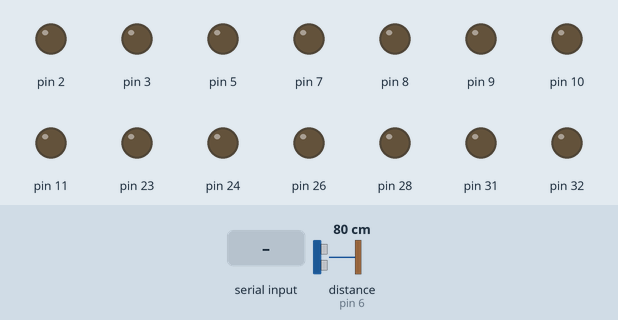
This sketch was run on a simulated Arduino Mega 2560, built with avr-gcc and run on an emulated ATmega2560. Parts: output pins drawn as LEDs (lit = HIGH). Wiring (inferred from the names in the program): ultrasonic range finder: trigger pin 53; echo pin 6. Inputs (shaded band) come from the test bench; at power-on: distance to the obstacle (sensor on pin 6) 80 cm. The echo pulse lasts 58.3 µs per cm; pins used as bus, display or sensor lines are not drawn; what the sketch prints to the serial monitor is not drawn.

Above: at 1.2 s.
1.3 s: "1" received over Serial
At 2.2 s:
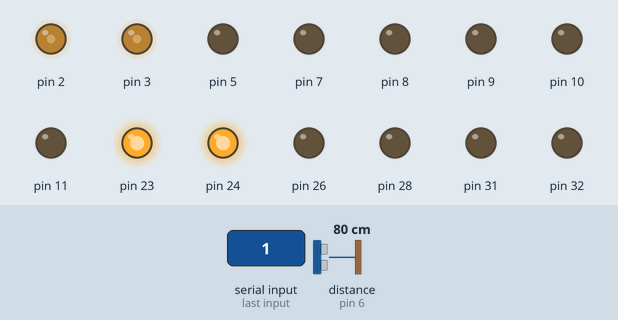
2.8 s: "2" received over Serial
At 3.4 s:
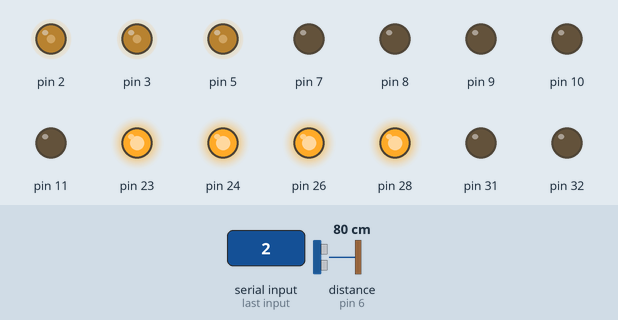
4.3 s: byte 0 (0) received over Serial
At 5.4 s:
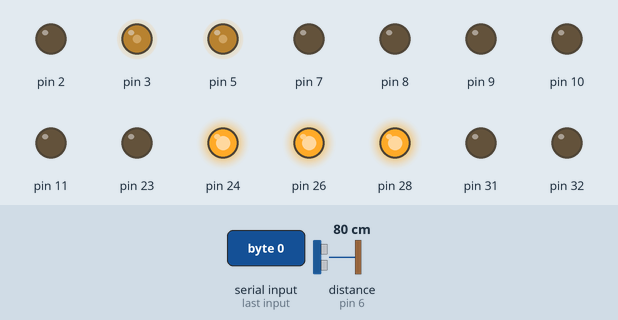
5.8 s: byte 1 (1) received over Serial
At 6.6 s:
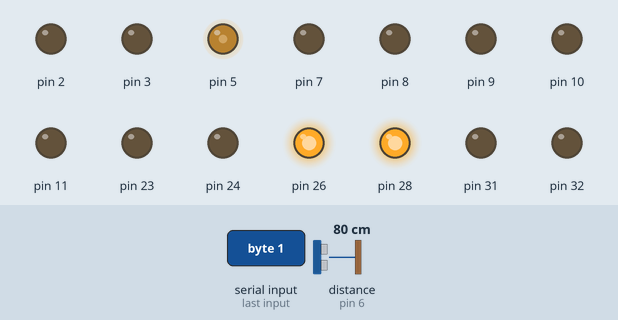
7.3 s: byte 3 (3) received over Serial
At 7.8 s:
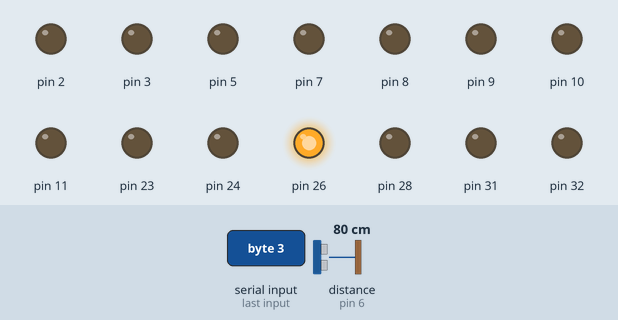
8.8 s: "3" received over Serial
At 10.6 s:
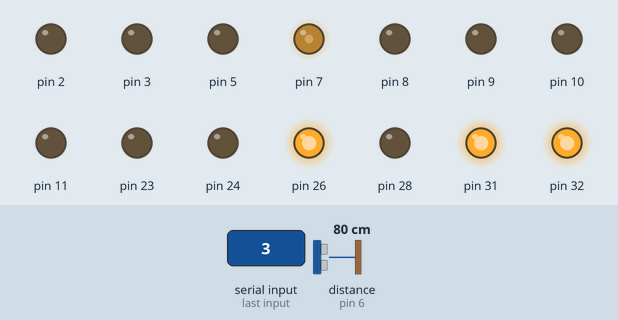
Timing chart, 0 to 11.6 s (numbered marks = the images above; inputs shaded):
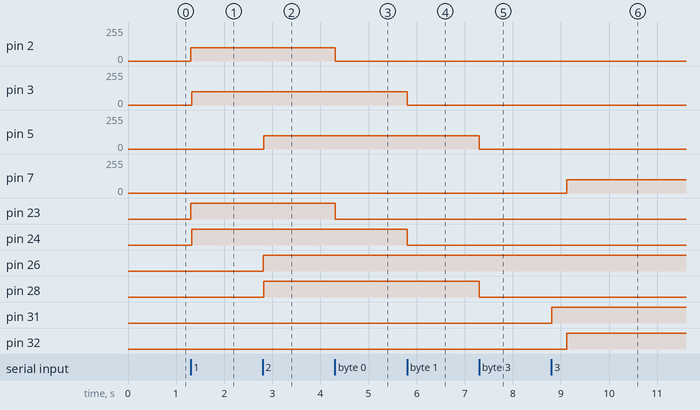

Measured:
- after the input at 1.3 s, pin 2, pin 3: 0/255 → 100/255 at once; pin 23, pin 24: LOW → HIGH at once
- after the input at 2.8 s, pin 5: 0/255 → 100/255 at once; pin 26, pin 28: LOW → HIGH at once
- after the input at 4.3 s, pin 2: 100/255 → 0/255 at once; pin 23: HIGH → LOW at once
- after the input at 5.8 s, pin 3: 100/255 → 0/255 at once; pin 24: HIGH → LOW at once
- after the input at 7.3 s, pin 5: 100/255 → 0/255 at once; pin 28: HIGH → LOW at once
- after the input at 8.8 s, pin 7: 0/255 → 100/255 after 0.33 s; pin 31: LOW → HIGH at once; pin 32: LOW → HIGH after 0.33 s

The sketch:

manual.ino
```cpp
#include <elapsedMillis.h>

#define ACTIME 100
#define ACTSPEED 100

struct motor
{
  int In1;
  int In2;
  int Ena;
};

float initial=0;

#define SPEED 75

struct motor M[6];


int cur_act[6] = {0,0,0,0,0,0};

float isObstacle;

struct actuator
{
  int In1;
  int In2;
  int Ena;
};

struct actuator A[6];


const int trigPin = 53;
const int echoPin = 6;

float trigger()
{
  float duration;
  pinMode(trigPin,OUTPUT);
  digitalWrite(trigPin,LOW);
  delayMicroseconds(2);
  digitalWrite(trigPin,HIGH);
  delayMicroseconds(10);
  digitalWrite(trigPin,LOW);
  pinMode(echoPin,INPUT);
  duration=pulseIn(echoPin,HIGH);
  Serial.println(duration/29/2);
  return (duration);
}

void stopit()
{
  /*digitalWrite(M[0].In1,LOW);
  digitalWrite(M[0].In2,LOW);
  analogWrite(M[0].Ena,0);

  digitalWrite(M[1].In1,LOW);
  digitalWrite(M[1].In2,LOW);
  analogWrite(M[1].Ena,0);

  digitalWrite(M[2].In1,LOW);
  digitalWrite(M[2].In2,LOW);
  analogWrite(M[2].Ena,0);

  digitalWrite(M[3].In1,LOW);
  digitalWrite(M[3].In2,LOW);
  analogWrite(M[3].Ena,0);

  digitalWrite(M[4].In1,LOW);
  digitalWrite(M[4].In2,LOW);
  analogWrite(M[4].Ena,0);

  digitalWrite(M[5].In1,LOW);
  digitalWrite(M[5].In2,LOW);
  analogWrite(M[5].Ena,0);*/

  digitalWrite(A[0].In1,LOW);
  digitalWrite(A[0].In2,LOW);
  analogWrite(A[0].Ena,0);

  digitalWrite(A[1].In1,LOW);
  digitalWrite(A[1].In2,LOW);
  analogWrite(A[1].Ena,0);
  digitalWrite(A[2].In1,LOW);
  digitalWrite(A[2].In2,LOW);
  analogWrite(A[2].Ena,0);
  digitalWrite(A[3].In1,LOW);
  digitalWrite(A[3].In2,LOW);
  analogWrite(A[3].Ena,0);
  digitalWrite(A[4].In1,LOW);
  digitalWrite(A[4].In2,LOW);
  analogWrite(A[4].Ena,0);
  digitalWrite(A[5].In1,LOW);
  digitalWrite(A[5].In2,LOW);
  analogWrite(A[5].Ena,0);
}


void setup()
{
  Serial.begin(9600);
  initial=trigger();
  pinMode(trigPin, OUTPUT); // Sets the trigPin as an Output
  pinMode(echoPin, INPUT); // Sets the echoPin as an Input

 M[0].In1 = 35;
  M[0].In2 = 34;
  M[0].Ena = 13;

  M[1].In1 = 36;
  M[1].In2 = 37;
  M[1].Ena = 12;

  M[2].In1 = 38;
  M[2].In2 = 39;
  M[2].Ena = 10;

  M[3].In1 = 41;
  M[3].In2 = 40;
  M[3].Ena = 11;

  M[4].In1 = 43;
  M[4].In2 = 42;
  M[4].Ena = 8;

  M[5].In1 = 46;
  M[5].In2 = 47;
  M[5].Ena = 9;

  pinMode(M[0].In1,OUTPUT);
  pinMode(M[0].In2,OUTPUT);
  pinMode(M[0].Ena,OUTPUT);
  pinMode(M[1].In1,OUTPUT);
  pinMode(M[1].In2,OUTPUT);
  pinMode(M[1].Ena,OUTPUT);
  pinMode(M[2].In1,OUTPUT);
  pinMode(M[2].In2,OUTPUT);
  pinMode(M[2].Ena,OUTPUT);
  pinMode(M[3].In1,OUTPUT);
  pinMode(M[3].In2,OUTPUT);
  pinMode(M[3].Ena,OUTPUT);
  pinMode(M[4].In1,OUTPUT);
  pinMode(M[4].In2,OUTPUT);
  pinMode(M[4].Ena,OUTPUT);
  pinMode(M[5].In1,OUTPUT);
  pinMode(M[5].In2,OUTPUT);
  pinMode(M[5].Ena,OUTPUT);


  /*digitalWrite(M[0].In1,LOW);
  digitalWrite(M[0].In2,HIGH);
  analogWrite(M[0].Ena,SPEED);
  digitalWrite(M[1].In1,LOW);
  digitalWrite(M[1].In2,HIGH);
  analogWrite(M[1].Ena,SPEED);
  digitalWrite(M[2].In1,LOW);
  digitalWrite(M[2].In2,HIGH);
  analogWrite(M[2].Ena,SPEED);
  digitalWrite(M[3].In1,LOW);
  digitalWrite(M[3].In2,HIGH);
  analogWrite(M[3].Ena,SPEED);
  digitalWrite(M[4].In1,LOW);
  digitalWrite(M[4].In2,HIGH);
  analogWrite(M[4].Ena,SPEED);
  digitalWrite(M[5].In1,LOW);
  digitalWrite(M[5].In2,HIGH);
  analogWrite(M[5].Ena,SPEED);*/

   A[0].In1 = 22;
  A[0].In2 = 23;
  A[0].Ena = 2;

  A[1].In1 = 24;
  A[1].In2 = 25;
  A[1].Ena = 3;

  A[2].In1 = 27;
  A[2].In2 = 26;
  A[2].Ena = 6;

  A[3].In1 = 28;
  A[3].In2 = 29;
  A[3].Ena = 5;

  A[4].In1 = 30;
  A[4].In2 = 31;
  A[4].Ena = 6;

  A[5].In1 = 32;
  A[5].In2 = 33;
  A[5].Ena = 7;

  pinMode(A[0].In1,OUTPUT);
  pinMode(A[0].In2,OUTPUT);
  pinMode(A[0].Ena,ACTSPEED);
  pinMode(A[1].In1,OUTPUT);
  pinMode(A[1].In2,OUTPUT);
  pinMode(A[1].Ena,ACTSPEED);
  pinMode(A[2].In1,OUTPUT);
  pinMode(A[2].In2,OUTPUT);
  pinMode(A[2].Ena,ACTSPEED);
  pinMode(A[3].In1,OUTPUT);
  pinMode(A[3].In2,OUTPUT);
  pinMode(A[3].Ena,ACTSPEED);
  pinMode(A[4].In1,OUTPUT);
  pinMode(A[4].In2,OUTPUT);
  pinMode(A[4].Ena,ACTSPEED);
  pinMode(A[5].In1,OUTPUT);
  pinMode(A[5].In2,OUTPUT);
  pinMode(A[5].Ena,ACTSPEED);
}


void stop1(int i)
{
   switch(i)
    {
      case 0:
      {
      digitalWrite(A[0].In1,LOW);
      digitalWrite(A[0].In2,LOW);
      analogWrite(A[0].Ena,0);
      //Serial.println("Actuator 0 stops");
      break;
      }

      case 1:
      {
      digitalWrite(A[1].In1,LOW);
      digitalWrite(A[1].In2,LOW);
      analogWrite(A[1].Ena,0);
      //Serial.println("Actuator 1 stops");
      break;
      }

      case 2:
      {
      digitalWrite(A[2].In1,LOW);
      digitalWrite(A[2].In1,LOW);
      analogWrite(A[2].Ena,0);
      //Serial.println("Actuator 2 stops");
      break;
      }
      case 3:
      {
      digitalWrite(A[3].In1,LOW);
      digitalWrite(A[3].In2,LOW);
      analogWrite(A[3].Ena,0);
      //Serial.println("Actuator 3 stops");
      break;
      }
      case 4:
      {
      /*digitalWrite(A[4].In1,LOW);
      digitalWrite(A[4].In2,LOW);
      analogWrite(A[4].Ena,0);
      Serial.println("Actuator 4 stops");*/


      elapsedMillis time1;
      while(time1<=600)
    {
      digitalWrite(A[4].In1,LOW);
      digitalWrite(A[4].In2,LOW);
      analogWrite(A[4].Ena,0);
    }
      break;
      }
      case 5:
      {
      digitalWrite(A[5].In1,LOW);
      digitalWrite(A[5].In2,LOW);
      analogWrite(A[5].Ena,0);
      //Serial.println("Actuator 5 stops");
      break;
      }
      }
}


void reset1(int i)
{

  switch(i)
    {
      case 0:
      {
      digitalWrite(A[0].In1,HIGH);
      digitalWrite(A[0].In2,LOW);
      analogWrite(A[0].Ena,ACTSPEED);
      cur_act[i]=0;
      Serial.println("Actuator 0 resets");
      break;
      }

      case 1:
      {
      digitalWrite(A[1].In1,LOW);
      digitalWrite(A[1].In2,HIGH);
      analogWrite(A[1].Ena,ACTSPEED);
      cur_act[i]=0;
      Serial.println("Actuator 1 resets");
      break;
      }

      case 2:
      {
      digitalWrite(A[2].In1,HIGH);
      digitalWrite(A[2].In2,LOW);
      analogWrite(A[2].Ena,ACTSPEED);
      cur_act[i]=0;
      Serial.println("Actuator 2 resets");
      break;
      }
      case 3:
      {
      digitalWrite(A[3].In1,LOW);
      digitalWrite(A[3].In2,HIGH);
      analogWrite(A[3].Ena,ACTSPEED);
      cur_act[i]=0;
      Serial.println("Actuator 3 resets");
      break;
      }
      case 4:
      {
      elapsedMillis time1;
      while(time1<=300)
    {
      digitalWrite(A[4].In1,HIGH);
      digitalWrite(A[4].In2,LOW);
      analogWrite(A[4].Ena,ACTSPEED);
      cur_act[i]=0;
      Serial.println("Actuator 4 resets");
    }

      break;
      }
      case 5:
      {
      digitalWrite(A[5].In1,LOW);
      digitalWrite(A[5].In2,HIGH);
      analogWrite(A[5].Ena,ACTSPEED);
      cur_act[i]=0;
      Serial.println("Actuator 5 resets");
      break;
      }
      }
}

void lift(int i)
{

  switch(i)
    {
      case 0:
      {
      digitalWrite(A[0].In1,LOW);
      digitalWrite(A[0].In2,HIGH);
      analogWrite(A[0].Ena,ACTSPEED);
      cur_act[i]=1;
      Serial.println("Actuator 0 lifts");
      break;
      }

      case 1:
      {
      digitalWrite(A[1].In1,HIGH);
      digitalWrite(A[1].In2,LOW);
      analogWrite(A[1].Ena,ACTSPEED);
      cur_act[i]=1;
      Serial.println("Actuator 1 lifts");
      break;
      }

      case 2:
      {
      digitalWrite(A[2].In1,LOW);
      digitalWrite(A[2].In2,HIGH);
      analogWrite(A[2].Ena,ACTSPEED);
      cur_act[i]=1;
      Serial.println("Actuator 2 lifts");
      break;
      }
      case 3:
      {
      digitalWrite(A[3].In1,HIGH);
      digitalWrite(A[3].In2,LOW);
      analogWrite(A[3].Ena,ACTSPEED);
      cur_act[i]=1;
      Serial.println("Actuator 3 lifts");
      break;
      }
      case 4:
      {

      elapsedMillis time1;
      while(time1<=300)
    {
      digitalWrite(A[4].In1,LOW);
      digitalWrite(A[4].In2,HIGH);
      analogWrite(A[4].Ena,ACTSPEED);
      cur_act[i]=1;
      Serial.println("Actuator 4 lifts");
    }
      break;
      }
      case 5:
      {
      digitalWrite(A[5].In1,HIGH);
      digitalWrite(A[5].In2,LOW);
      analogWrite(A[5].Ena,ACTSPEED);
      cur_act[i]=1;
      Serial.println("Actuator 5 lifts");
      break;
      }
      }
}

void liftMultiple(int *arr)
{
  int i;
  for(i=0;i<6;i++)
  {
    if((cur_act[i]==0)&&(arr[i]==1))
    {
      lift(i);
      cur_act[i]=1;
    }

    else if((cur_act[i]==1)&&(arr[i]==0))
      {
        reset1(i);
        cur_act[i]=0;
      }
  }
}

void create_track(int *array1)
{
  int i;
  for(i=0;i<26;i++)
    array1[i]=0;
}

void moveTrack(int *array1)
{
  int i;
  for(i=25;i>0;i--)
  {
    array1[i]=array1[i-1];
  }
}


void runBot(int *track, int *temp_act)
{
  temp_act[0]=track[3];
  temp_act[1]=track[5];
  temp_act[2]=track[13];
  temp_act[3]=track[15];
  temp_act[4]=track[23];
  temp_act[5]=track[25];
}


void loop()
{
 int temp_act[] = {0, 0, 0, 0, 0, 0};
 int i = 0;
 int j=0;
 while(1){
  i = Serial.read();
   Serial.println(i);
   if(i == 49){
    temp_act[0]=1;
    temp_act[1]=1;
    liftMultiple(temp_act);
    delay(ACTIME);
    Serial.println("lifting 1st set");
    }
    if(i == 50){
    temp_act[2]=1;
    temp_act[3]=1;
    liftMultiple(temp_act);
    delay(ACTIME);
    Serial.println("lifting 2nd set");
    }
    if(i == 51){
    temp_act[4]=1;
    temp_act[5]=1;
    liftMultiple(temp_act);
    delay(ACTIME);
    Serial.println("lifting 3rds set");
    }
    if(i == 52){
    temp_act[0]=0;
    temp_act[1]=0;
    liftMultiple(temp_act);
    delay(ACTIME);
    Serial.println("reset 1st set");
    }
    if(i == 53){
    temp_act[2]=0;
    temp_act[3]=0;
    liftMultiple(temp_act);
    delay(ACTIME);
    Serial.println("reset 2nd set");
    }
    if(i == 54){
    temp_act[4]=0;
    temp_act[5]=0;
    liftMultiple(temp_act);
    delay(ACTIME);
    Serial.println("reset 3rd set");
    }
    if(i == 48)
      stopit();
    for(j = 0; j<6; ++j)
      stop1(i);
   //delay(500);
 }
}


/*lift1(2);
lift1(3);
delay(ACTIME);
stopAc(2);
stopAc(3);
reset1(2);
reset1(3);
delay(ACTIME);
stopAc(2);
stopAc(3);
delay(ACTIME);*/
```
